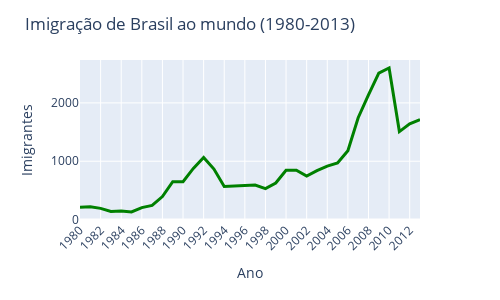

Write notebook code for a chart like this one.
### Code cell
fig = px.line(
    dados_brasil,
    x='ano',
    y='imigrantes'
)
fig.update_traces(
    line_color='green',
    line_width=3
)
fig.update_layout(
    width=500,
    height=300,
    title='Imigração de Brasil ao mundo (1980-2013)',
    xaxis_title='Ano',
    yaxis_title='Imigrantes',
    xaxis={'tickangle':-45}
)
fig.show()

### Figure 1 — Plotly figure (JSON) as saved in the notebook; plotly's stock layout.template omitted (floating-point values rounded to 4 significant figures)
{"data": [{"hovertemplate": "ano=%{x}<br>imigrantes=%{y}<extra></extra>", "legendgroup": "", "line": {"color": "green", "dash": "solid", "width": 3}, "marker": {"symbol": "circle"}, "mode": "lines", "name": "", "orientation": "v", "showlegend": false, "type": "scatter", "x": ["1980", "1981", "1982", "1983", "1984", "1985", "1986", "1987", "1988", "1989", "1990", "1991", "1992", "1993", "1994", "1995", "1996", "1997", "1998", "1999", "2000", "2001", "2002", "2003", "2004", "2005", "2006", "2007", "2008", "2009", "2010", "2011", "2012", "2013"], "xaxis": "x", "y": [211, 220, 192, 139, 145, 130, 205, 244, 394, 650, 650, 877, 1066, 866, 566, 572, 586, 591, 531, 626, 845, 847, 745, 839, 917, 969, 1181, 1746, 2138, 2509, 2598, 1508, 1642, 1714], "yaxis": "y"}], "layout": {"height": 300, "legend": {"tracegroupgap": 0}, "margin": {"t": 60}, "title": {"text": "Imigração de Brasil ao mundo (1980-2013)"}, "width": 500, "xaxis": {"anchor": "y", "domain": [0, 1], "tickangle": -45, "title": {"text": "Ano"}}, "yaxis": {"anchor": "x", "domain": [0, 1], "title": {"text": "Imigrantes"}}}}
